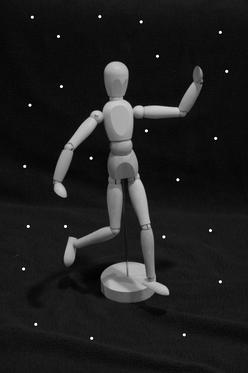
#> input picture figs/manequim.png, 248 x 373 px, shrunk from 426 x 640 before the run
$ python ex5.py
#> lines starting #> are read from the running program, lines starting #| are printed output that depends on the picture; pictures that were not available may be replaced by others from this repository, and a replacement may not be noted
import cv2
import numpy as np

manequim = cv2.imread('figs/manequim.png', 0)
#> manequim is the input picture: shape (373, 248); min 0, max 255, mean 30.9

kernel = np.ones((5,5),np.uint8)
manequim_open = cv2.morphologyEx(manequim, cv2.MORPH_OPEN, kernel)

cv2.imwrite('figsResultado/ex05_manequim.png', manequim_open)

tabuleiro = cv2.imread('figs/tabuleiro.jpg', 0)
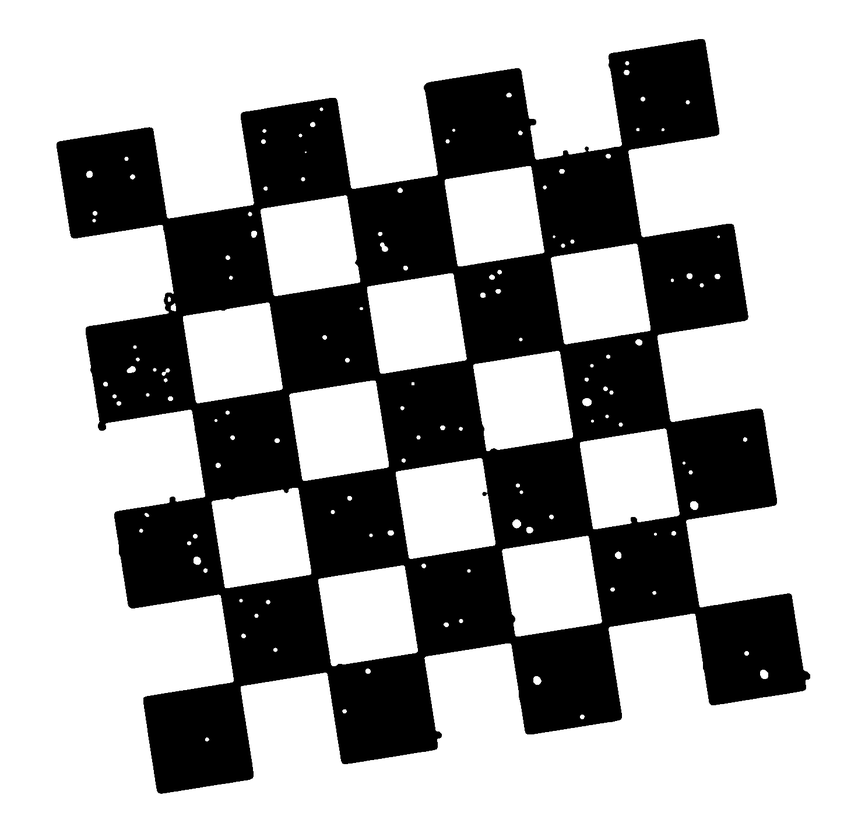
#> input picture figs/tabuleiro.png, 865 x 816 px, shrunk from 1484 x 1400 before the run, given in place of tabuleiro.jpg, which was not available
#> tabuleiro is the input picture: shape (816, 865); min 0, max 255, mean 168.4

tabuleiro_open = cv2.morphologyEx(tabuleiro, cv2.MORPH_OPEN, kernel)

cv2.imwrite('figsResultado/ex05_tabuleiro.png', tabuleiro_open)

circulos = cv2.imread('figs/circulos.tif', 0)
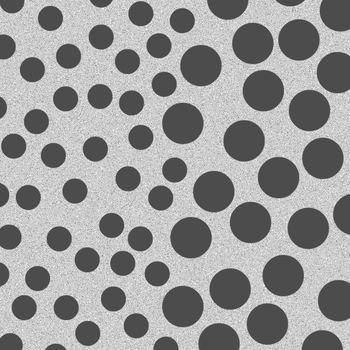
#> input picture figs/circulos.tif, 350 x 350 px, shrunk from 600 x 600 before the run
#> circulos is the input picture: shape (350, 350); min 62, max 253, mean 153.6

kernel = np.ones((15,15),np.uint8)

circulos_closed = cv2.morphologyEx(circulos, cv2.MORPH_CLOSE, kernel)
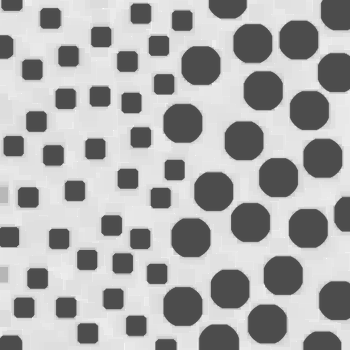
#> circulos_closed: shape (350, 350); min 76, max 253, mean 172.6

circulos_open = cv2.morphologyEx(circulos_closed, cv2.MORPH_OPEN, kernel)
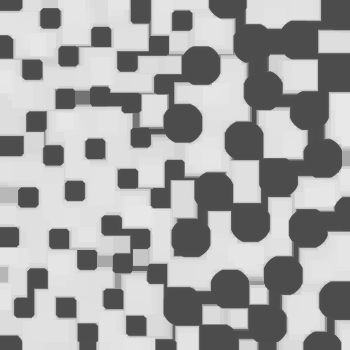
#> circulos_open: shape (350, 350); min 76, max 232, mean 165.1

cv2.imwrite('figsResultado/ex05_circulos.png', circulos_open)
